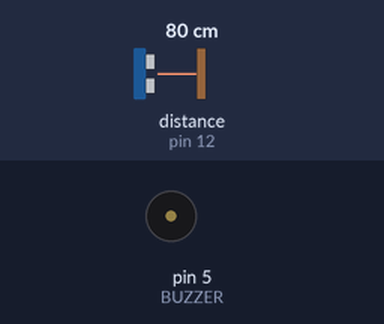
The sketch below on a simulated Arduino Uno, built with avr-gcc and run on an emulated ATmega328P. Parts: buzzer (waves = sounding). Wiring (inferred from the names in the program): ultrasonic range finder: trigger pin 13; echo pin 12. Inputs (shaded band) come from the test bench; at power-on: distance to the obstacle (sensor on pin 12) 80 cm. The echo pulse lasts 58.3 µs per cm.

Above: at 1.2 s.
1.3 s: distance to the obstacle (sensor on pin 12) set to 29 cm
2.8 s: distance to the obstacle (sensor on pin 12) set to 23 cm
At 4.0 s:
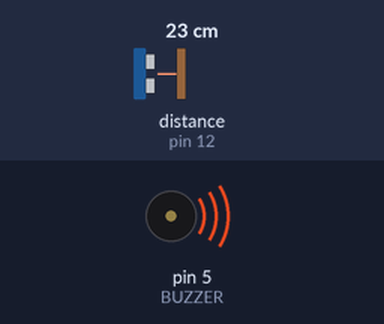
4.3 s: distance to the obstacle (sensor on pin 12) set to 35 cm
At 5.2 s:
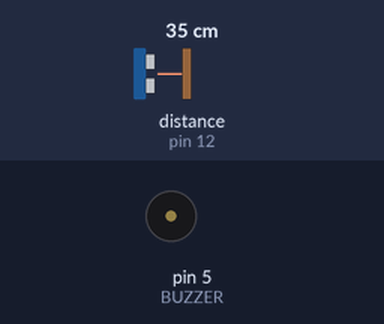
5.8 s: distance to the obstacle (sensor on pin 12) set to 2 cm
At 6.3 s:
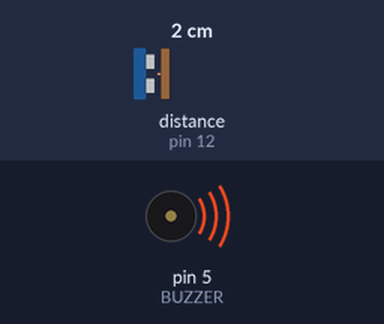
Timing chart, 0 to 8.3 s (numbered marks = the images above; inputs shaded):
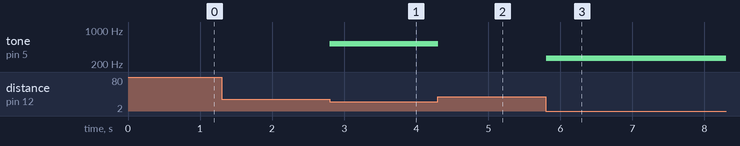

Measured:
- the behaviour switches between 26 and 25 cm on distance to the obstacle (sensor on pin 12) (found by bisection; images 0 and 1)
- after the input at 1.3 s, every drawn part: stays the same
- after the input at 2.8 s, tone on pin 5 (BUZZER): silent → 523 Hz at once
- after the input at 4.3 s, tone on pin 5 (BUZZER): 523 Hz → silent at once
- after the input at 5.8 s, tone on pin 5 (BUZZER): silent → 262 Hz at once

The sketch:

arduino_distance_piano.ino
```cpp
#define C4 262 // 도
#define D4 294 // 레
#define E4 330 // 미
#define F4 349 // 파
#define G4 392 // 솔
#define A4 440 // 라
#define B4 494 // 시
#define C5 523 // 도

#define ECHO 12
#define TRIG 13
#define BUZZER 5

long duration;
double distance;

void setup()
{
    pinMode(ECHO, INPUT);
    pinMode(TRIG, OUTPUT);
    pinMode(BUZZER, OUTPUT);
}

void loop()
{
    digitalWrite(TRIG, LOW);
    delayMicroseconds(2);
    digitalWrite(TRIG, HIGH);
    delayMicroseconds(10);
    digitalWrite(TRIG, LOW);

    duration = pulseIn(ECHO, HIGH);
    distance = duration * 17.0 / 1000.0;

    if (distance >= 0.2 && distance < 3.1)
    {
        tone(BUZZER, C4);
    }
    else if (distance < 3.3)
        ;
    else if (distance < 6.2)
    {
        tone(BUZZER, D4);
    }
    else if (distance < 6.5)
        ;
    else if (distance < 9.4)
    {
        tone(BUZZER, E4);
    }
    else if (distance < 9.7)
        ;
    else if (distance < 12.6)
    {
        tone(BUZZER, F4);
    }
    else if (distance < 12.8)
        ;
    else if (distance < 15.7)
    {
        tone(BUZZER, G4);
    }
    else if (distance < 16.0)
        ;
    else if (distance < 18.9)
    {
        tone(BUZZER, A4);
    }
    else if (distance < 19.2)
        ;
    else if (distance < 22.0)
    {
        tone(BUZZER, B4);
    }
    else if (distance < 22.3)
        ;
    else if (distance < 25.3)
    {
        tone(BUZZER, C5);
    }
    else
    {
        noTone(BUZZER);
    }
}
```
